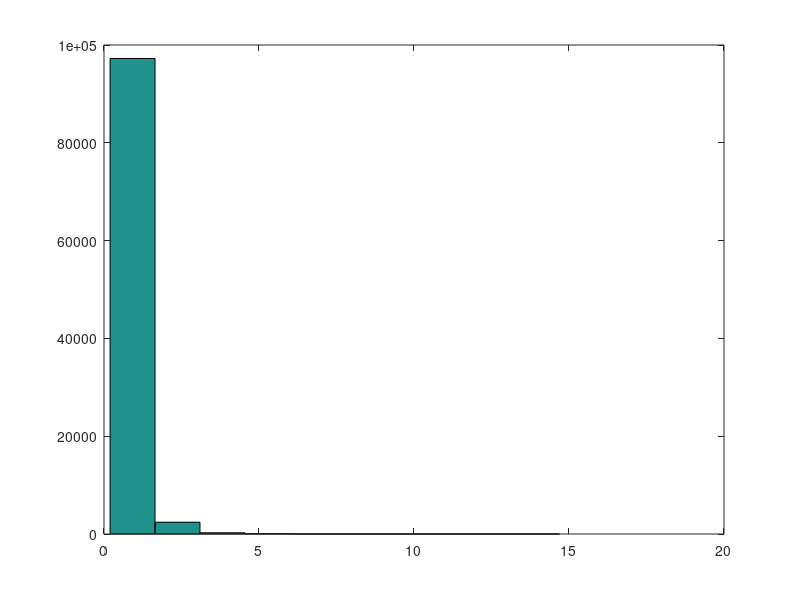

This chart was generated by the following MATLAB code: (Note: this script raises an error after producing the figure.)
%% understanding Jbar, tau, and sigma

Jbar = 3.5452;
tau = 2;

nSamps = 1e5;
samps = sqrt(1./gamrnd(Jbar/tau,tau,1,nSamps));

% hist(1./samps.^2)
% hist(samps)

figure; hist(samps)
mean(samps)

%% ==========================================================
%             STUFF WITH ACTUAL DATA!
% ===========================================================
% 02.5.2017

% load in data file
load('group_data.mat')

% saving subjid, priority, radius, response_x, response_y, target_theta
usefuldata = group_data(:,[1 2 4 6 7 13]);

% deleting nans
idx = logical(sum(isnan(usefuldata),2)); % idxs of nans 
usefuldata(idx,:) = [];

% rename useful columns of group_data.mat
data_subj = usefuldata(:,1);
data_priority = usefuldata(:,2);
data_radius = usefuldata(:,3);
response_x = usefuldata(:,4);
response_y = usefuldata(:,5);
target_x = 10*cosd(usefuldata(:,6)); % x location
target_y = 10*sind(usefuldata(:,6)); % y location

% errors
error_x = response_x - target_x;
error_y = response_y - target_y;
error_distance = sqrt(error_x.^2 + error_y.^2);

% deleting trials with technical malfunctions
idx = (error_distance >= 10) | (data_radius >= 10);
error_distance(idx) = [];
data_priority(idx) = [];
data_subj(idx) = [];
data_radius(idx) = [];

% priority and subject numbers
priorityVec = sort(unique(data_priority),'descend'); % priority condition
nPriorities = length(priorityVec);
titleVec = {'high','med','low'};
subjVec = unique(data_subj);
nSubj = length(subjVec);

data = cell(1,nSubj);
for isubj = 1:nSubj
    subjnum = subjVec(isubj);
    
    data{isubj} = cell(1,nPriorities);
    for ipriority = 1:nPriorities
        priority = priorityVec(ipriority);
        idx = (data_subj == subjnum) & (data_priority == priority);
        nTrials = sum(idx);
        
        data{isubj}{ipriority} = nan(nTrials,2);
        data{isubj}{ipriority}(:,1) = error_distance(idx);
        data{isubj}{ipriority}(:,2) = data_radius(idx);
    end
end

save('cleandata.mat','data')

%% % % % % % % % % % % % % % % % % % % % % % % % % % % % % % % 
%    LOOK AT FITTED PARAMETERS 
% % % % % % % % % % % % % % % % % % % % % % % % % % % % % % % 

clear all

load('cleandata.mat')

for isubj = [1 2 4:11];
isubj

% load fits
filename = ['fits_optimal_subj' num2str(isubj) '.mat'];
load(filename)

bfp = ML_parameters(nLLVec == min(nLLVec),:);
logflag = logical([1 1 0]);
logbfp = bfp;
logbfp(logflag) = log(logbfp(logflag));

pVec = calculate_optimal_pVec(bfp)
min(nLLVec)
nLL = calc_nLL(logbfp,data{isubj})
end

%% % % % % % % % % % % % % % % % % % % % % % % % % % % 
%       GET A PLOT OF DATA AND MODEL 
% % % % % % % % % % % % % % % % % % % % % % % % % % % 
clear all
load('cleandata.mat')
nPriorities = 3;

isubj = 1;
subjdata = data{isubj};
for ipriority = 1:nPriorities;
    priority = priorityVec(ipriority);

    
end
